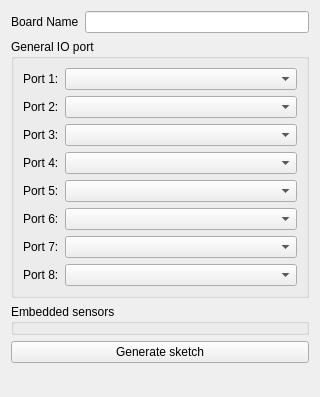
<?xml version="1.0" encoding="UTF-8"?>
<ui version="4.0">
 <class>atmelConfigurator</class>
 <widget class="QWidget" name="atmelConfigurator">
  <property name="geometry">
   <rect>
    <x>0</x>
    <y>0</y>
    <width>320</width>
    <height>397</height>
   </rect>
  </property>
  <property name="windowTitle">
   <string>Form</string>
  </property>
  <layout class="QFormLayout" name="formLayout">
   <item row="0" column="0">
    <widget class="QLabel" name="label">
     <property name="text">
      <string>Board Name</string>
     </property>
    </widget>
   </item>
   <item row="0" column="1">
    <widget class="QLineEdit" name="leBoardName"/>
   </item>
   <item row="1" column="0" colspan="2">
    <widget class="QGroupBox" name="groupBox">
     <property name="title">
      <string>General IO port</string>
     </property>
     <layout class="QFormLayout" name="formLayout_2">
      <item row="0" column="0">
       <widget class="QLabel" name="label_2">
        <property name="text">
         <string>Port 1:</string>
        </property>
       </widget>
      </item>
      <item row="0" column="1">
       <widget class="QComboBox" name="cbPort1"/>
      </item>
      <item row="1" column="0">
       <widget class="QLabel" name="label_3">
        <property name="text">
         <string>Port 2:</string>
        </property>
       </widget>
      </item>
      <item row="2" column="0">
       <widget class="QLabel" name="label_4">
        <property name="text">
         <string>Port 3:</string>
        </property>
       </widget>
      </item>
      <item row="3" column="0">
       <widget class="QLabel" name="label_5">
        <property name="text">
         <string>Port 4:</string>
        </property>
       </widget>
      </item>
      <item row="1" column="1">
       <widget class="QComboBox" name="cbPort2"/>
      </item>
      <item row="2" column="1">
       <widget class="QComboBox" name="cbPort3"/>
      </item>
      <item row="5" column="1">
       <widget class="QComboBox" name="cbPort4"/>
      </item>
      <item row="4" column="1">
       <widget class="QComboBox" name="cbPort5"/>
      </item>
      <item row="6" column="1">
       <widget class="QComboBox" name="cbPort6"/>
      </item>
      <item row="3" column="1">
       <widget class="QComboBox" name="cbPort7"/>
      </item>
      <item row="7" column="1">
       <widget class="QComboBox" name="cbPort8"/>
      </item>
      <item row="4" column="0">
       <widget class="QLabel" name="label_6">
        <property name="text">
         <string>Port 5:</string>
        </property>
       </widget>
      </item>
      <item row="5" column="0">
       <widget class="QLabel" name="label_7">
        <property name="text">
         <string>Port 6:</string>
        </property>
       </widget>
      </item>
      <item row="6" column="0">
       <widget class="QLabel" name="label_8">
        <property name="text">
         <string>Port 7:</string>
        </property>
       </widget>
      </item>
      <item row="7" column="0">
       <widget class="QLabel" name="label_9">
        <property name="text">
         <string>Port 8:</string>
        </property>
       </widget>
      </item>
     </layout>
    </widget>
   </item>
   <item row="2" column="0" colspan="2">
    <widget class="QGroupBox" name="groupBox_2">
     <property name="title">
      <string>Embedded sensors</string>
     </property>
    </widget>
   </item>
   <item row="3" column="0" colspan="2">
    <widget class="QPushButton" name="btGenerateSketch">
     <property name="text">
      <string>Generate sketch</string>
     </property>
    </widget>
   </item>
  </layout>
 </widget>
 <resources/>
 <connections/>
</ui>
